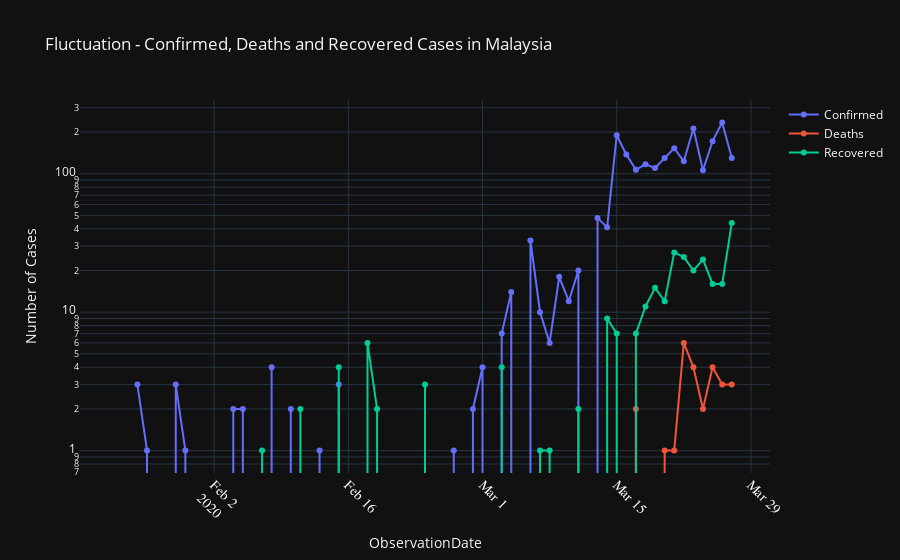

Notebook code cell kept with this figure:
### Markdown cell above
## Fluctuation in Observation Numbers (Malaysia)

### Code cell
Malaysia = data_index[data_index["Country/Region"] == 'Malaysia'].reset_index()
Mly_data = Malaysia.groupby('ObservationDate')[['Confirmed','Deaths','Recovered']].sum().reset_index()

Mly_data['Confirmed_Fluct'] = Mly_data['Confirmed'].diff(periods=1)
Mly_data['Deaths_Fluct'] = Mly_data['Deaths'].diff(periods=1)
Mly_data['Recovered_Fluct'] = Mly_data['Recovered'].diff(periods=1)

date_data = date_data.sort_values(by = 'ObservationDate', ascending = 1)

fig = go.Figure()
fig.add_trace(go.Scatter(x = Mly_data['ObservationDate'],
                         y = Mly_data['Confirmed_Fluct'],
                         mode='lines+markers',
                         name = 'Confirmed'))

fig.add_trace(go.Scatter(x = Mly_data['ObservationDate'],
                         y = Mly_data['Deaths_Fluct'],
                         mode='lines+markers',
                         name = 'Deaths'))

fig.add_trace(go.Scatter(x = Mly_data['ObservationDate'],
                         y = Mly_data['Recovered_Fluct'],
                         mode='lines+markers',
                         name = 'Recovered'))

fig.update_layout(title='Fluctuation - Confirmed, Deaths and Recovered Cases in Malaysia',
                  xaxis = dict(title = 'ObservationDate'),
                  yaxis = dict(title = 'Number of Cases'),
                  yaxis_type = "log")
fig.update_xaxes(tickangle=45, tickfont=dict(family='Rockwell', color='white', size=14))
fig.show()
